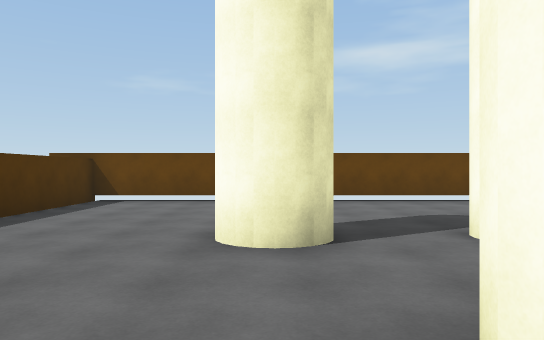
[1] (above)

24 first-person views from a walk through a 3-D level made in the Unity game engine. The camera is 1.5 m above the floor, looks level and sees 70° across. The floor is counted in squares, 2 m on a side. Each view is taken from the middle of a square. On the plan, view 1 faces up. The plan holds only what a view shows up to about 12 squares ahead; the rest is blank. The player is left out.

[2]
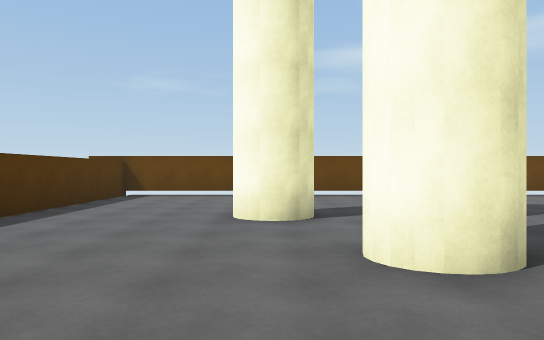

[3]
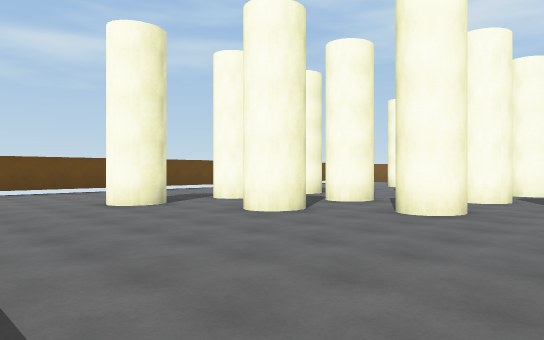

[4]
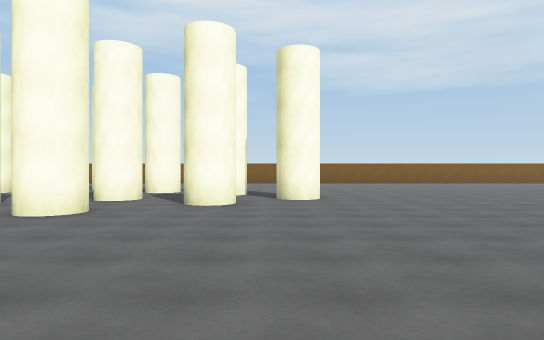

[5]
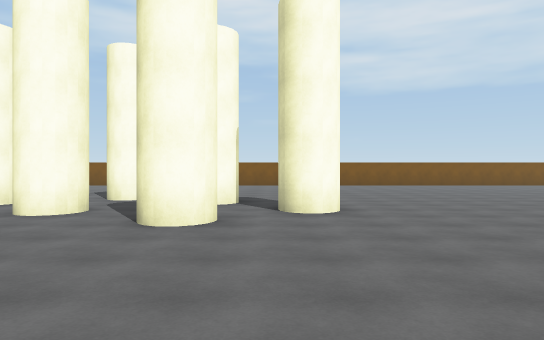

[6]
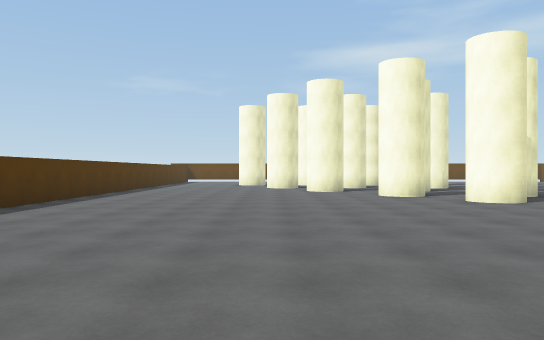

[7]
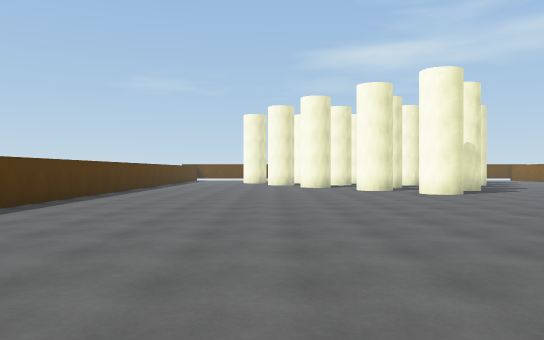

[8]
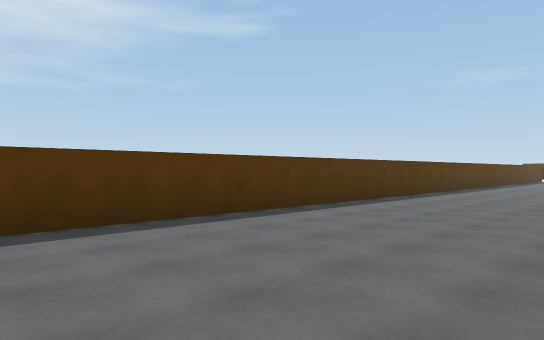

[9]
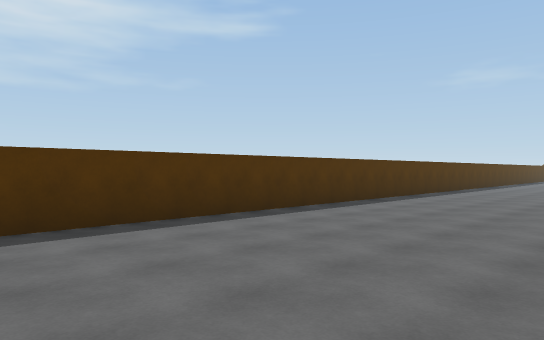

[10]
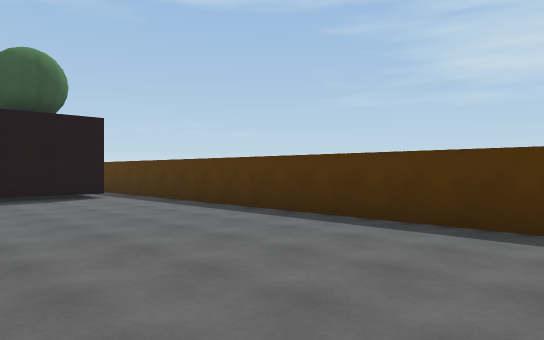

[11]
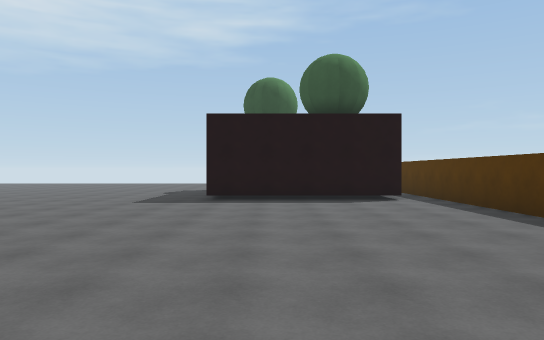

[12]
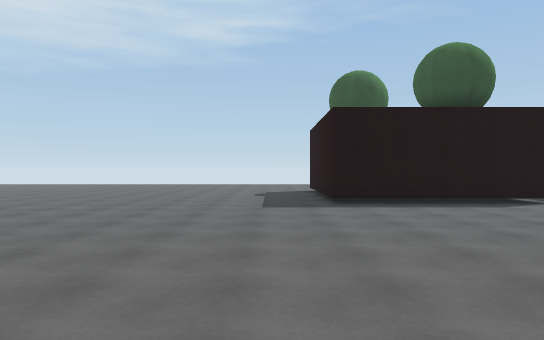

[13]
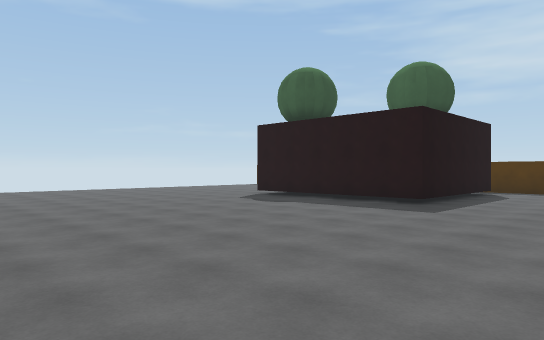

[14]
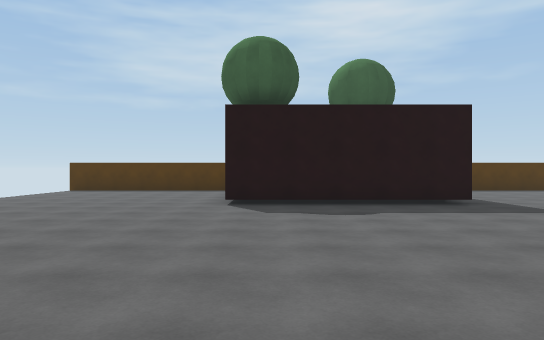

[15]
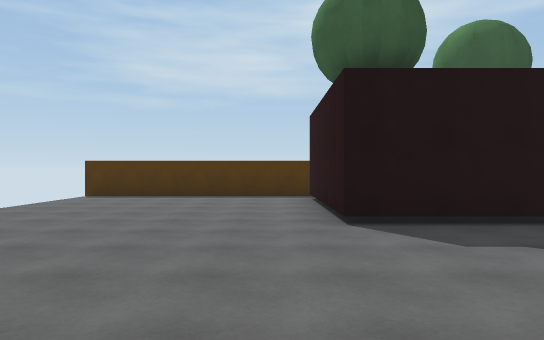

[16]
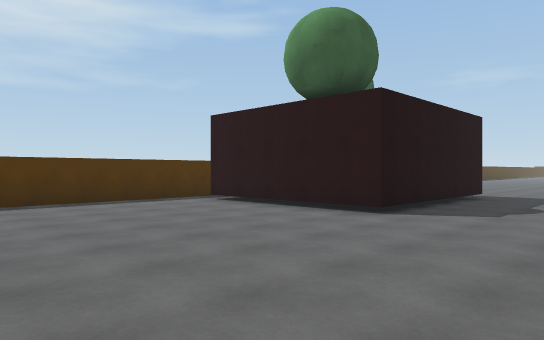

[17]
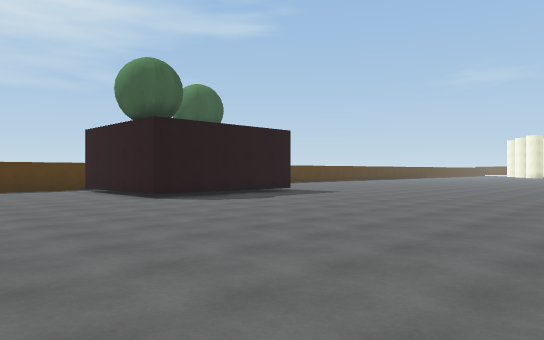

[18]
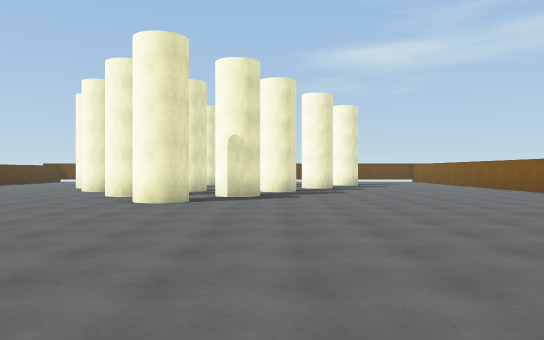

[19]
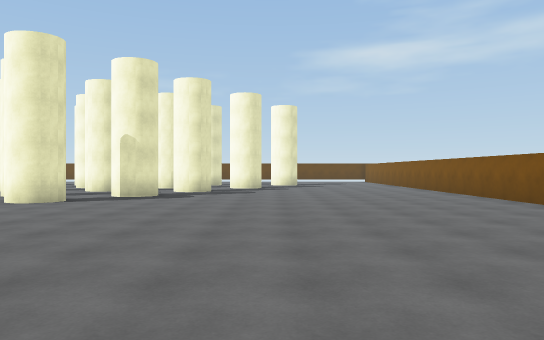

[20]
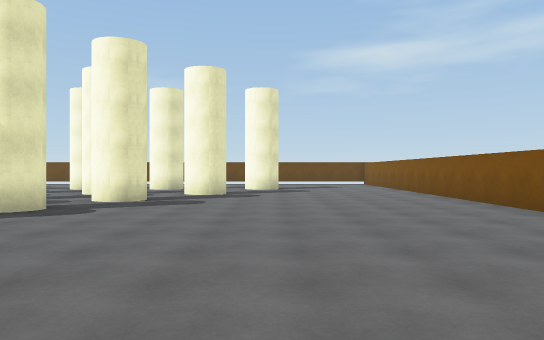

[21]
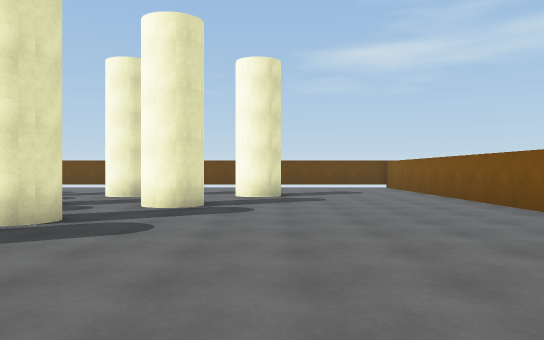

[22]
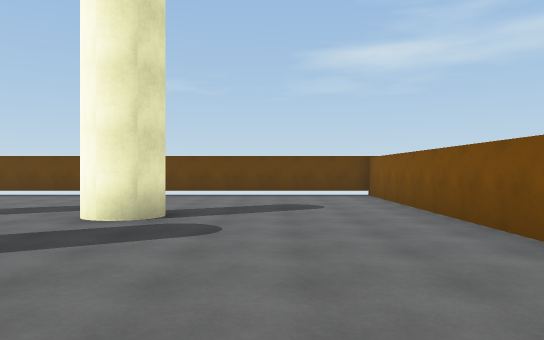

[23]
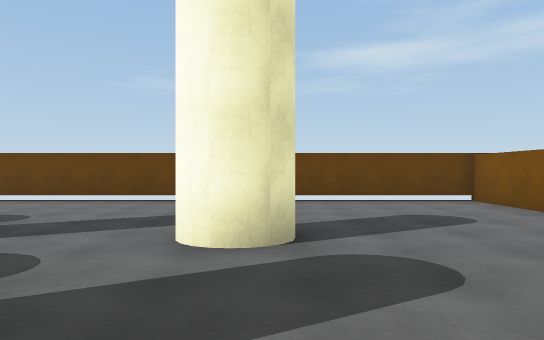

[24]
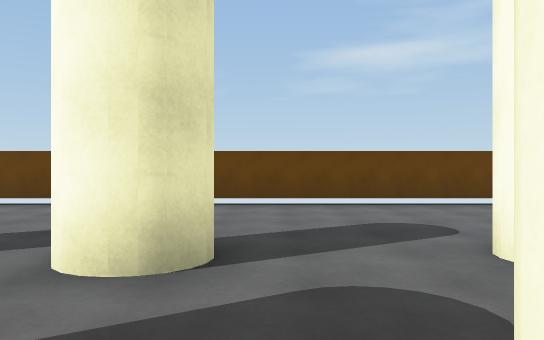

### Floor plan
Key: @ floor where view 1 was taken; # wall or solid block; . floor.
Columns run from 5 left of view 1 to 18 right of it. Each row starts with its distance up from view 1.
 10 ########################
  9 #......................#
  8 #......................#
  7 #......................#
  6 #......................#
  5 #.......... ...........#
  4 #....#..#.  ..#..##....#
  3  ..........  ..........#
  2   .......##............#
  1   ....##.#...#..#......#
  0   ...@.................#
 -1  .......#..#..#........#
 -2  ......................#
 -3 #......................#
 -4 #.........#..#.........#
 -5 #......................#
 -6 #..........##..........#
 -7 #......................#
 -8 #......................
 -9 #.....................
-10 #.....................
-11 #....................
-12 #...................
-13 #.......... ........
-14 #.........
-15 #........     .  .
-16 #........
-17 #......
-18 #......
-19 #.....
-20 #......
-21 #.....
-22 #......
-23 #......
-24 #...... .
-25 #.......
-26 #..........
-27 #..........
-28 #...........
-29 #............. .
-30 #..............
-31 #...............
-32 #...............
-33 #.#####........
-34 #.    #.........
-35 #.    #.........
-36 #     #.........
-37 #.    #.........
-38 #.#####.........
-39 #...............
-40 #................
-41 #................
-42 #...............
-43 #.........  ... .
-44 #..... .. .

Positions as (right, up) in squares from view 1, and headings:
1: (0, 0), facing up
2: (0, -2), facing up
3: (-4, -4), facing up-right
4: (-4, -5), facing right
5: (-1, -5), facing right
6: (1, -15), facing up
7: (1, -18), facing up
8: (1, -20), facing up-left
9: (1, -26), facing up-left
10: (1, -22), facing down-left
11: (0, -23), facing down
12: (3, -24), facing down
13: (10, -29), facing down-left
14: (10, -37), facing left
15: (7, -39), facing left
16: (5, -44), facing up-left
17: (11, -43), facing up-left
18: (9, -15), facing up
19: (12, -15), facing up
20: (13, -11), facing up
21: (13, -7), facing up
22: (15, -2), facing up
23: (13, 0), facing up
24: (10, 1), facing up
